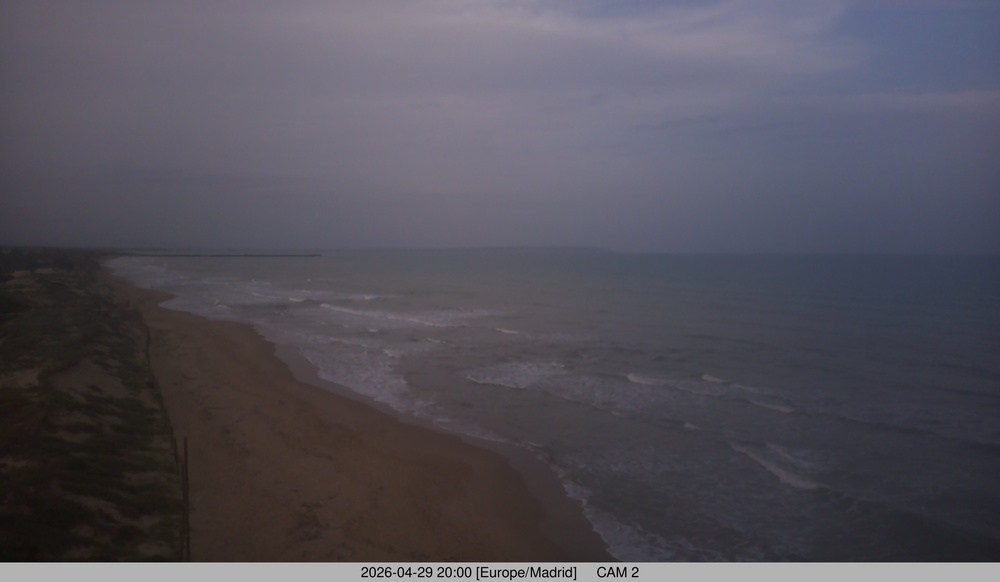
#> input picture proces_images/images/1777485600_20260429_180000_PTM61474.jpg, 1000 x 582 px, shrunk from 4608 x 2682 before the run
$ python quality_control.py images/1777485600_20260429_180000_PTM61474.jpg   (older library calls are emulated)
#> lines starting #> are read from the running program, lines starting #| are printed output that depends on the picture
import cv2
import numpy as np
import json
from pathlib import Path

def is_too_dark(image, threshold=30):
    """Detecta si la imagen es demasiado oscura (noche/obstrucción)."""
    hsv = cv2.cvtColor(image, cv2.COLOR_BGR2HSV)
    v_channel = hsv[:, :, 2]
    avg_brightness = np.mean(v_channel)
    return avg_brightness < threshold, avg_brightness

def is_blurry(image, threshold=100):
    """Detecta si la imagen está borrosa usando la varianza del Laplaciano."""
    gray = cv2.cvtColor(image, cv2.COLOR_BGR2GRAY)
    variance = cv2.Laplacian(gray, cv2.CV_64F).var()
    return variance < threshold, variance

def has_artifacts(image, threshold=0.05):
    """Detecta píxeles saturados (quemados) que podrían ser artefactos."""
    gray = cv2.cvtColor(image, cv2.COLOR_BGR2GRAY)
    saturated = np.sum(gray > 250) / gray.size
    return saturated > threshold, saturated

def process_image_quality(img_path, json_path):
    """Analiza la calidad y marca el JSON si es inválida."""
    image = cv2.imread(str(img_path))
#> image is the input picture: shape (582, 1000, 3); mean B, G, R 89.8, 80.4, 83.1
    if image is None:
        return False, "Error al leer imagen"

    dark, brightness = is_too_dark(image)
#> in is_too_dark, `hsv = cv2.cvtColor(image, cv2.COLOR_BGR2HSV)`: hsv: shape (582, 1000, 3); mean H, S, V 101, 42.9, 92.7
#> in is_too_dark, `v_channel = hsv[:, :, 2]`:
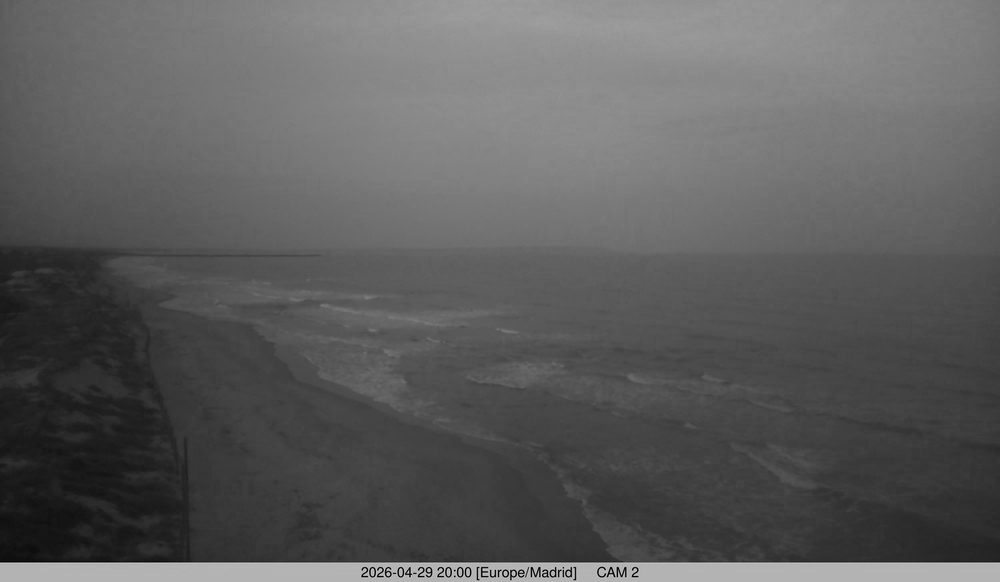
#> v_channel: shape (582, 1000); min 0, max 213, mean 92.7
#> in is_too_dark, `avg_brightness = np.mean(v_channel)`: avg_brightness = 92.74
#> dark = False; brightness = 92.74
    blurry, variance = is_blurry(image)
#> in is_blurry, `gray = cv2.cvtColor(image, cv2.COLOR_BGR2GRAY)`:
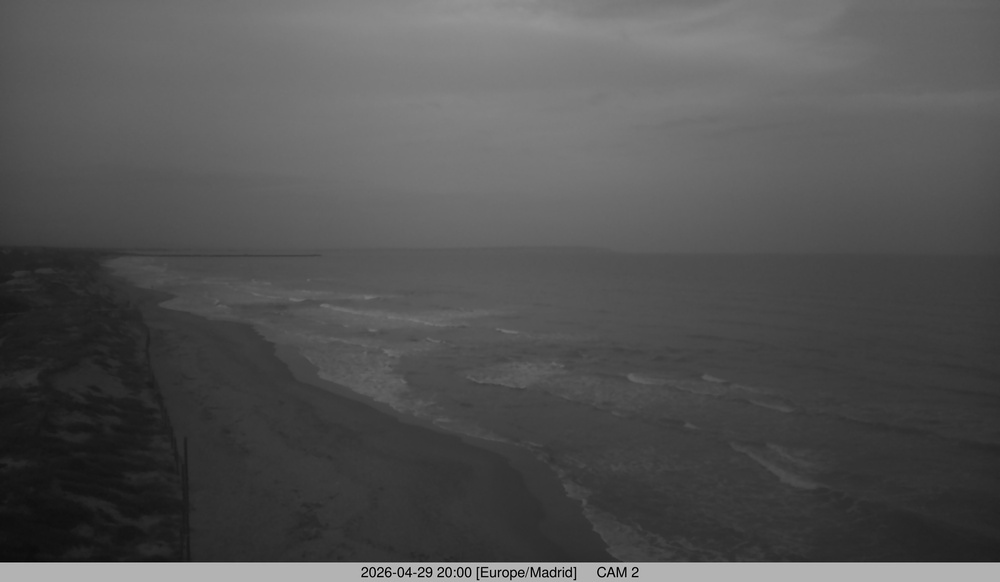
#> gray: shape (582, 1000); min 0, max 212, mean 82.3
#> in is_blurry, `variance = cv2.Laplacian(gray, cv2.CV_64F).var()`: variance = 194
#> blurry = False; variance = 194
    artifacts, saturation = has_artifacts(image)
#> in has_artifacts, `saturated = np.sum(gray > 250) / gray.size`: saturated = 0
#> artifacts = False; saturation = 0

    invalid = dark or blurry or artifacts
#> invalid = False
    reasons = []
    if dark: reasons.append(f"oscura ({brightness:.1f})")
    if blurry: reasons.append(f"borrosa ({variance:.1f})")
    if artifacts: reasons.append(f"artefactos ({saturation:.2%})")

    # Actualizar JSON
    if json_path.exists():
        with open(json_path, "r") as f:
            data = json.load(f)

        data["quality_metrics"] = {
            "brightness": float(brightness),
            "laplacian_variance": float(variance),
            "saturation_ratio": float(saturation)
        }
        data["invalid"] = 1 if invalid else 0
        data["invalid_reason"] = ", ".join(reasons) if invalid else ""

        with open(json_path, "w") as f:
            json.dump(data, f, indent=2)

    return not invalid, ", ".join(reasons)

if __name__ == "__main__":
    # Ejemplo de uso
    import sys
    if len(sys.argv) > 1:
        p = Path(sys.argv[1])
        j = p.with_suffix(".json") # Asume json al lado o en carpeta json
        # Buscar en carpeta json si no existe
        if not j.exists():
            j = p.parent.parent / "json" / (p.stem + ".json")

        ok, reason = process_image_quality(p, j)
#> ok = True; reason = ''
        print(f"Imagen: {p.name} | Válida: {ok} | Motivo: {reason}")
#| Imagen: 1777485600_20260429_180000_PTM61474.jpg | Válida: True | Motivo:

$ run again, on proces_images/images/1777525200_20260430_050000_PTM61474.jpg
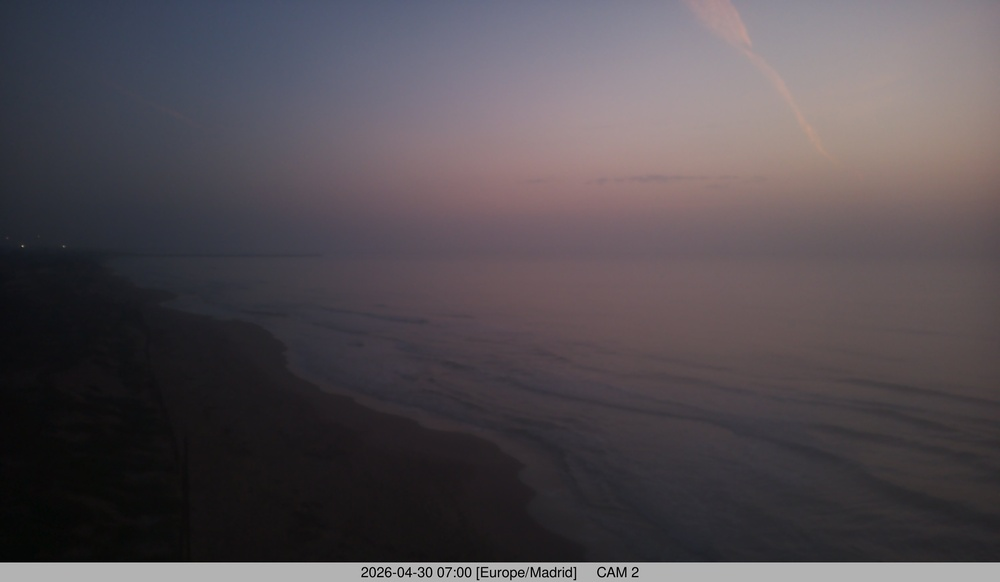
#> input picture proces_images/images/1777525200_20260430_050000_PTM61474.jpg, 1000 x 582 px, shrunk from 4608 x 2682 before the run
#> in process_image_quality, image is the input picture: shape (582, 1000, 3); mean B, G, R 80.9, 75.8, 82.1
#> hsv: shape (582, 1000, 3); mean H, S, V 116, 35.2, 86.1
#> in is_too_dark, `v_channel = hsv[:, :, 2]`:
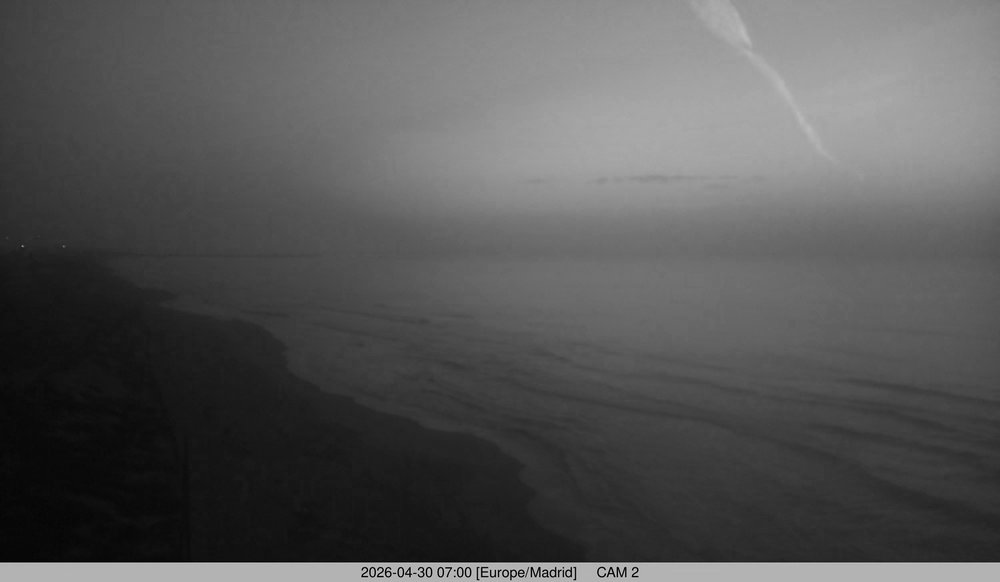
#> v_channel: shape (582, 1000); min 0, max 212, mean 86.1
#> avg_brightness = 86.13
#> dark = False; brightness = 86.13
#> in is_blurry, `gray = cv2.cvtColor(image, cv2.COLOR_BGR2GRAY)`:
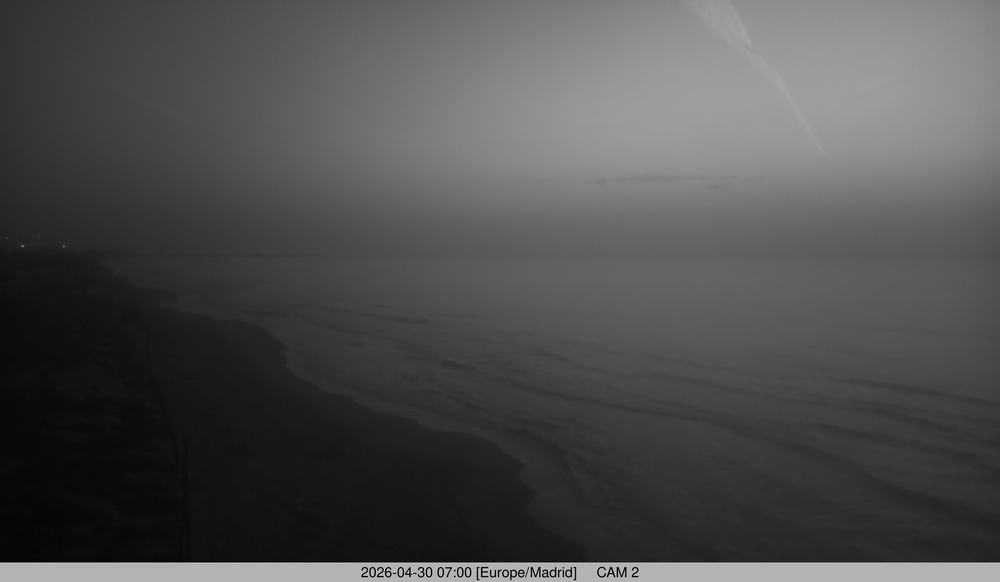
#> gray: shape (582, 1000); min 0, max 212, mean 78.3
#> in is_blurry, `variance = cv2.Laplacian(gray, cv2.CV_64F).var()`: variance = 196.9
#> in process_image_quality, `blurry, variance = is_blurry(image)`: blurry = False; variance = 196.9
#> saturated = 0
#> artifacts = False; saturation = 0
#> invalid = False
#> ok = True; reason = ''
#| Imagen: 1777525200_20260430_050000_PTM61474.jpg | Válida: True | Motivo:

$ run again, on proces_images/images/1777528800_20260430_060000_PTM61474.jpg
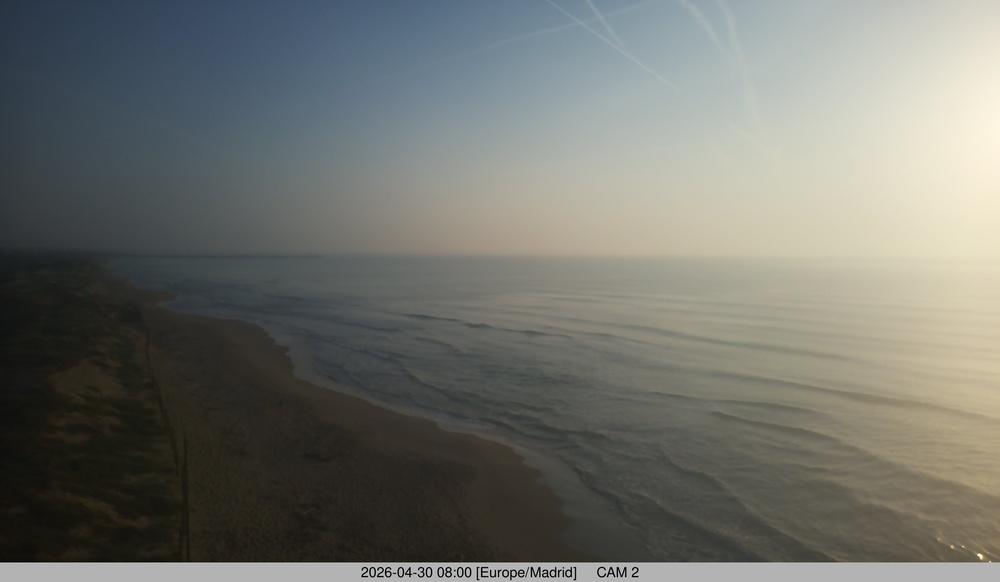
#> input picture proces_images/images/1777528800_20260430_060000_PTM61474.jpg, 1000 x 582 px, shrunk from 4608 x 2682 before the run
#> in process_image_quality, image is the input picture: shape (582, 1000, 3); mean B, G, R 108.5, 114.2, 112.4
#> hsv: shape (582, 1000, 3); mean H, S, V 48.9, 41.9, 119
#> in is_too_dark, `v_channel = hsv[:, :, 2]`:
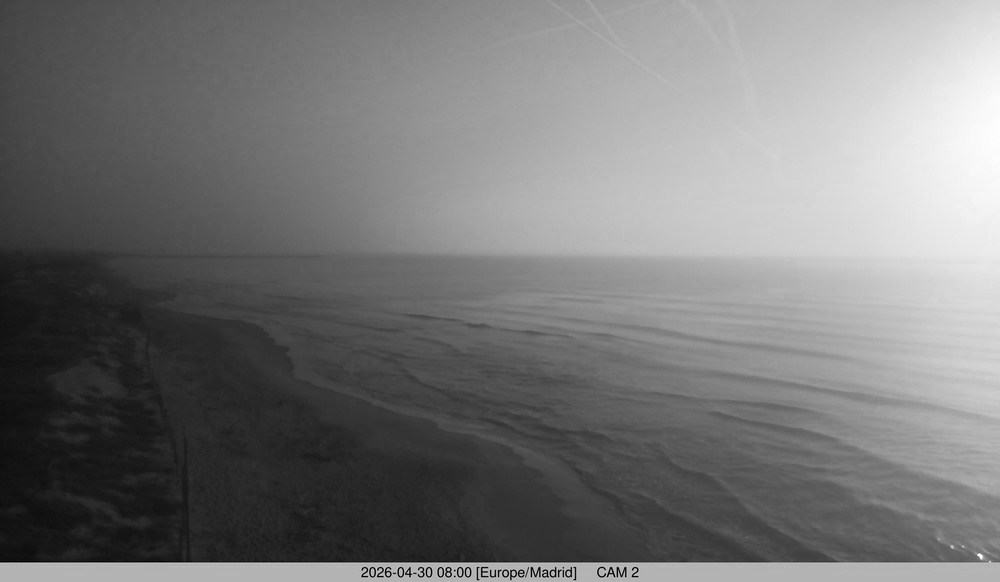
#> v_channel: shape (582, 1000); min 0, max 255, mean 119
#> avg_brightness = 119
#> dark = False; brightness = 119
#> in is_blurry, `gray = cv2.cvtColor(image, cv2.COLOR_BGR2GRAY)`:
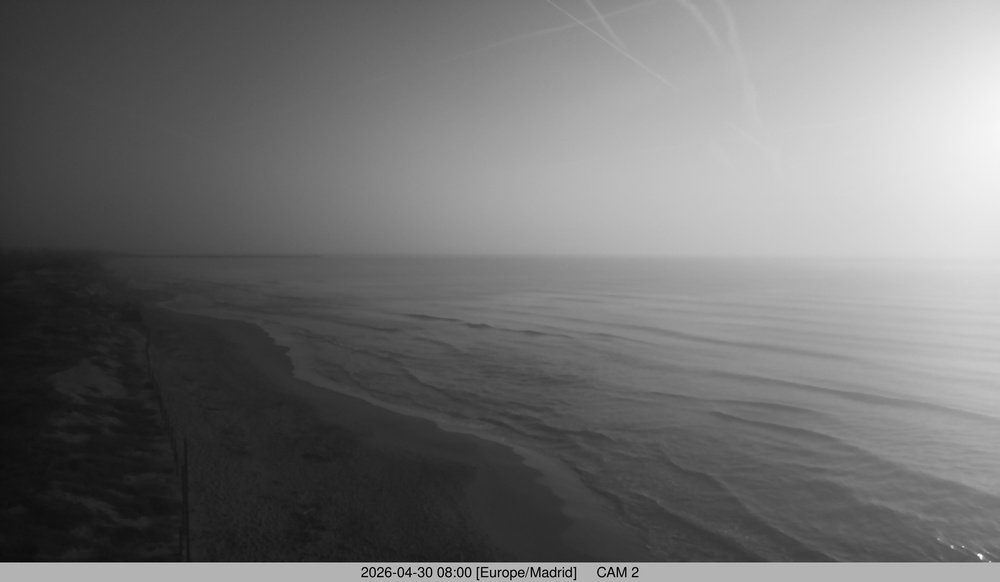
#> gray: shape (582, 1000); min 0, max 246, mean 113
#> in is_blurry, `variance = cv2.Laplacian(gray, cv2.CV_64F).var()`: variance = 194.1
#> in process_image_quality, `blurry, variance = is_blurry(image)`: blurry = False; variance = 194.1
#> saturated = 0
#> artifacts = False; saturation = 0
#> invalid = False
#> ok = True; reason = ''
#| Imagen: 1777528800_20260430_060000_PTM61474.jpg | Válida: True | Motivo:
